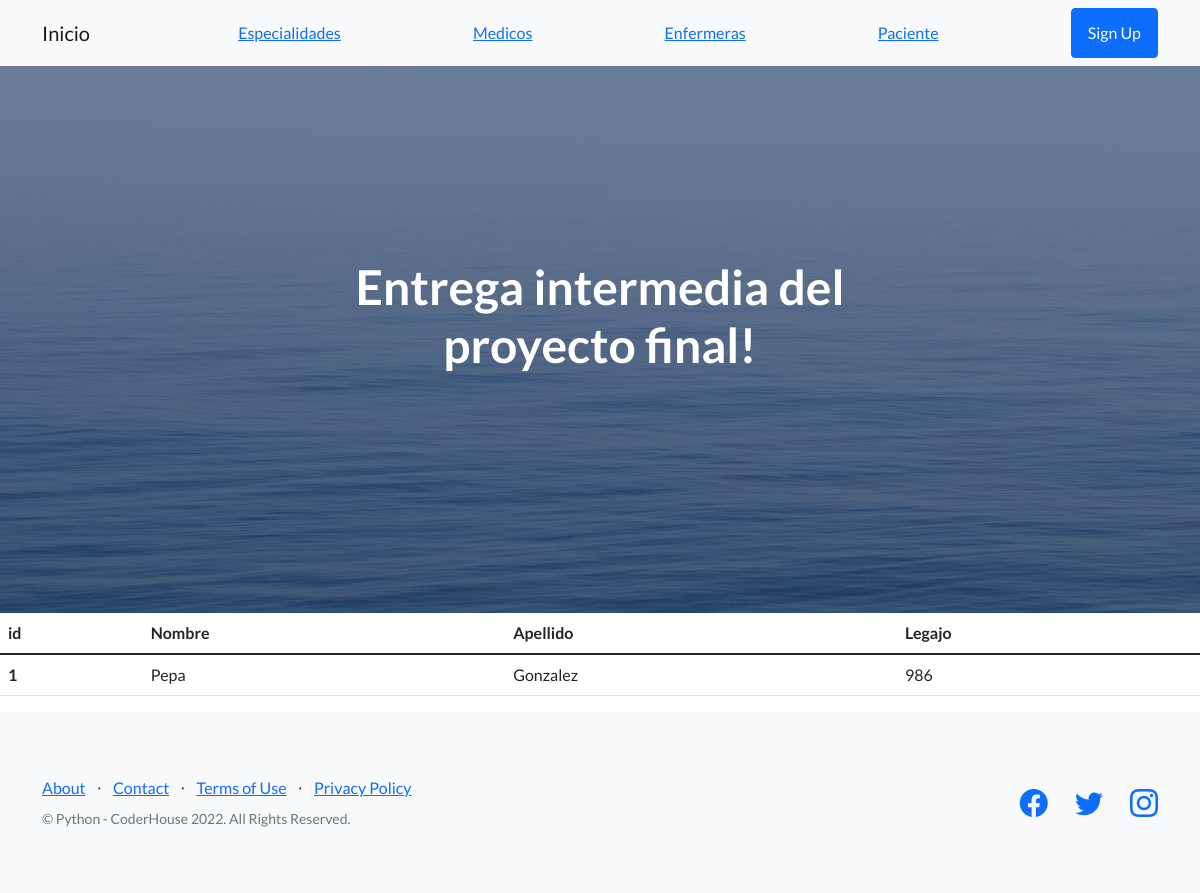
Page /clinica/enfermeras on the earlier database version.
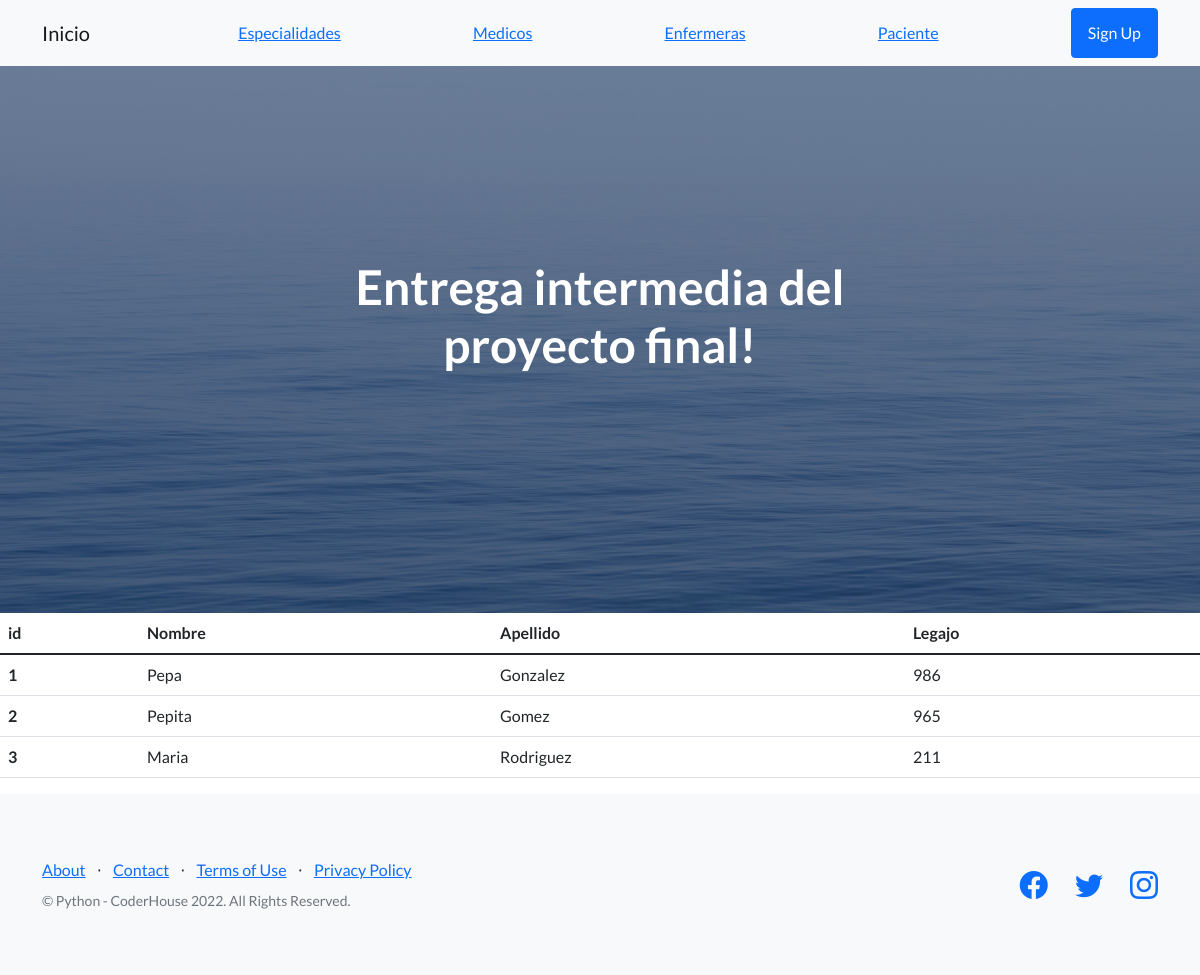
Same page on the later database version.
### clinica/models.py (models this page shows)
class Enfermeras(models.Model):
    nombre= models.CharField(max_length=30)
    apellido= models.CharField(max_length=30)
    legajo = models.IntegerField()

### clinica/views.py (the view)
# urls.py: path("enfermeras" , views.enfermeras , name = "enfermeras"),
def enfermeras(request):
    enfermeras = Enfermeras.objects.all()
    dicc = {"enfermeras" : enfermeras}
    plantilla = loader.get_template("enfermeras.html")
    documento = plantilla.render(dicc)
    return HttpResponse( documento )
    return render(request , "enfermeras.html")

### clinica/template/enfermeras.html (shortened to what this page needs)
{% extends "padre.html" %}
{% load static %}
{% block contenido %}
<table class="table">
    <thead>
    <tr>
        <th scope="col">id</th>
        <th scope="col">Nombre</th>
        <th scope="col">Apellido</th>
        <th scope="col">Legajo</th>
    </tr>
</thead>
<tbody>
    {% for n in enfermeras %}
    <tr>
        <th scope="row">{{n.id}}</th>
        <td>{{n.nombre}}</td>
        <td>{{n.apellido}}</td>
        <td>{{n.legajo}}</td>
    </tr>
    {% endfor %}
    </tbody>
</table>
{% endblock %}

Differences in the rows shown:
added Enfermeras: id "2", nombre "Pepita", apellido "Gomez", legajo "965"
added Enfermeras: id "3", nombre "Maria", apellido "Rodriguez", legajo "211"
